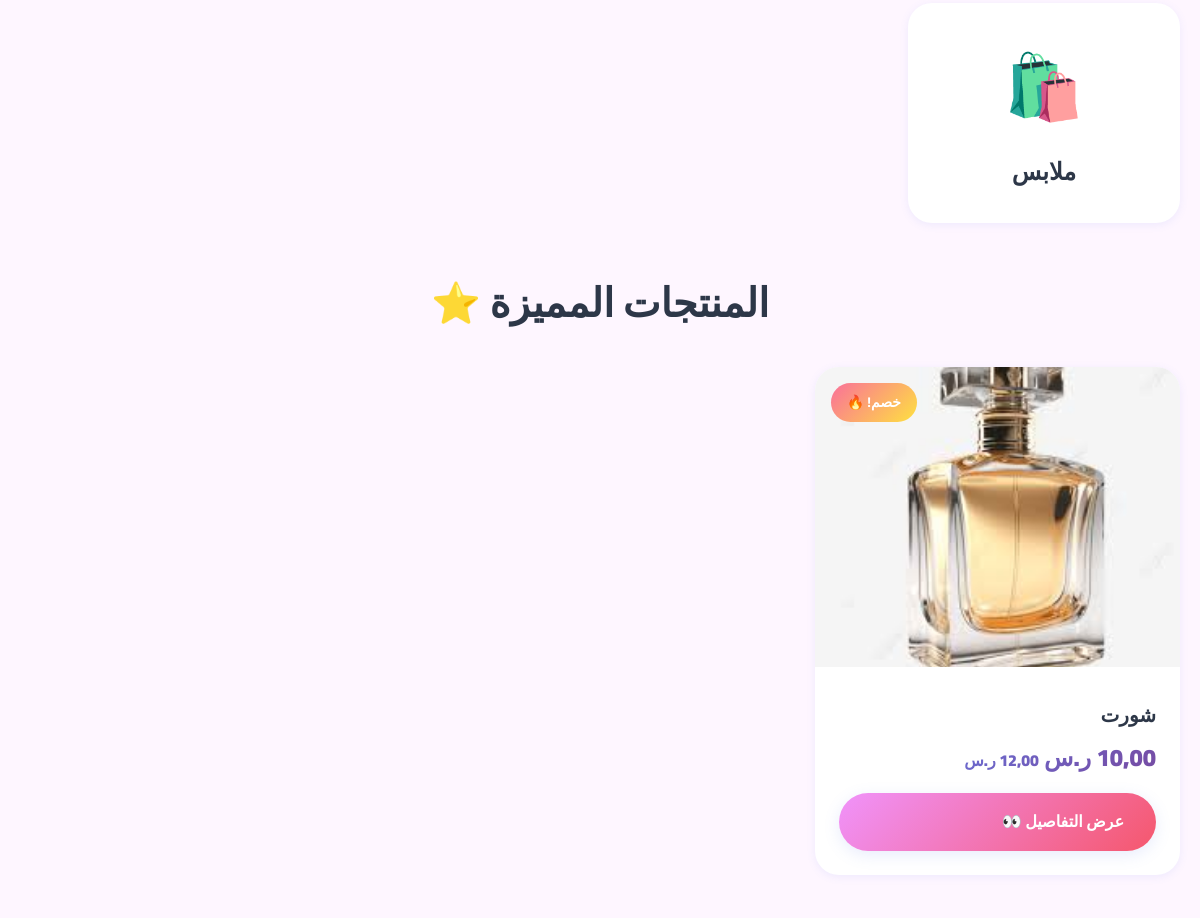
The app's page / (middle part), older data.
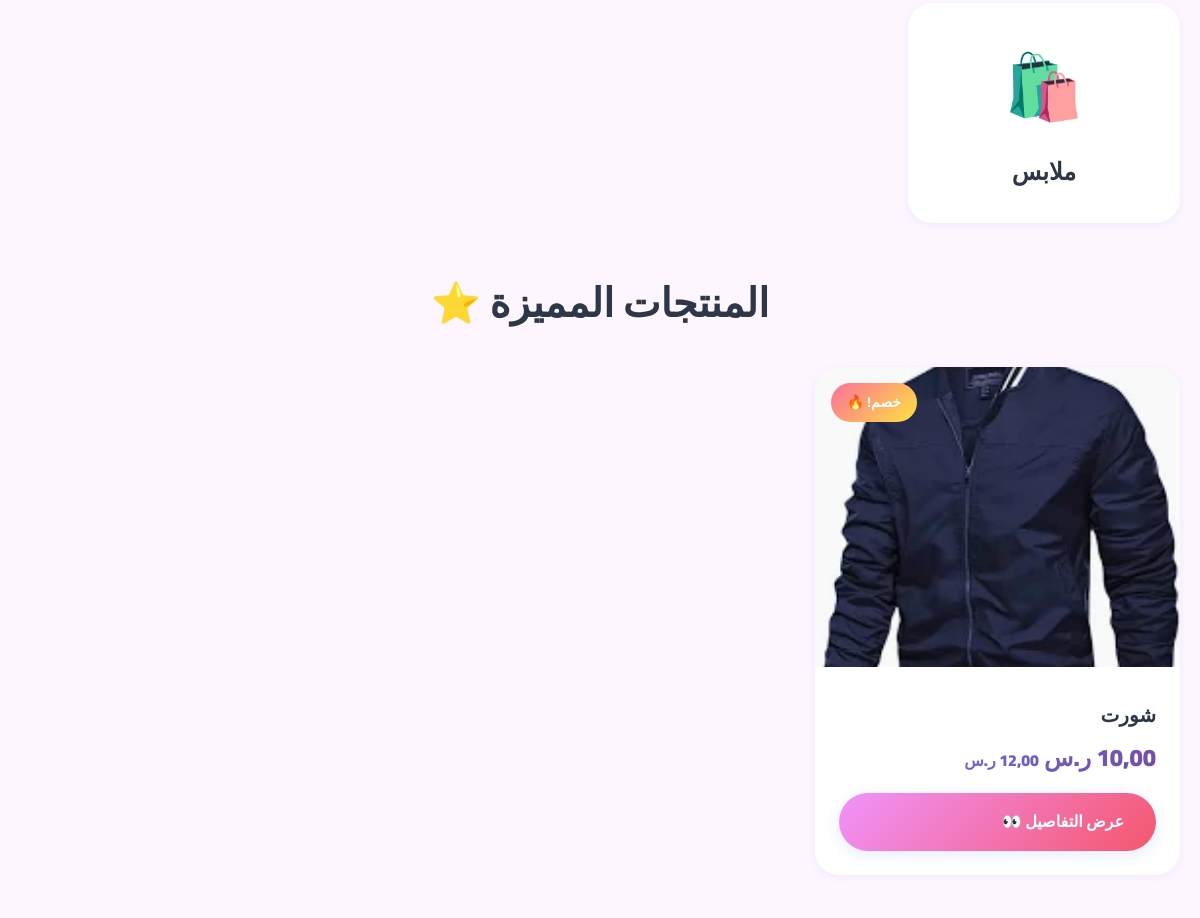
The same page, newer data.
### shop/models.py (models this page shows, shortened)
class Product(models.Model):
    SIZE_CHOICES = [
        ('XS', 'XS'),
        ('S', 'S'),
        ('M', 'M'),
        ('L', 'L'),
        ('XL', 'XL'),
        ('XXL', 'XXL'),
        ('36', '36'),
        ('37', '37'),
        ('38', '38'),
        ('39', '39'),
        ('40', '40'),
        ('41', '41'),
        ('42', '42'),
        ('43', '43'),
        ('44', '44'),
        ('45', '45'),
    ]
    category = models.ForeignKey(Category, on_delete=models.CASCADE, related_name='products', verbose_name='الفئة')
    name = models.CharField(max_length=200, verbose_name='الاسم')
    slug = models.SlugField(unique=True, verbose_name='الرابط')
    description = models.TextField(verbose_name='الوصف')
    price = models.DecimalField(max_digits=10, decimal_places=2, verbose_name='السعر')
    discount_price = models.DecimalField(max_digits=10, decimal_places=2, null=True, blank=True, verbose_name='سعر الخصم')
    image = models.ImageField(upload_to='products/', verbose_name='الصورة الرئيسية')
    stock = models.PositiveIntegerField(default=0, verbose_name='المخزون')
    available_sizes = models.CharField(max_length=200, blank=True, verbose_name='المقاسات المتاحة')
    is_active = models.BooleanField(default=True, verbose_name='نشط')
    is_featured = models.BooleanField(default=False, verbose_name='مميز')
    created_at = models.DateTimeField(auto_now_add=True)
    updated_at = models.DateTimeField(auto_now=True)
    class Meta:
        verbose_name = 'منتج'
        verbose_name_plural = 'المنتجات'
        ordering = ['-created_at']
    @property
    def get_price(self):
        return self.discount_price if self.discount_price else self.price
    @property
    def has_discount(self):
        return self.discount_price is not None and self.discount_price < self.price

### shop/views.py (the view)
# urls.py: 2. Add a URL to urlpatterns:  path('', views.home, name='home')
def home(request):
    featured_products = Product.objects.filter(is_active=True, is_featured=True)[:8]
    categories = Category.objects.all()
    context = {
        'featured_products': featured_products,
        'categories': categories,
    }
    return render(request, 'shop/home.html', context)

### templates/shop/home.html (shortened to what this page needs)
{% extends 'base.html' %}
{% block content %}
<div class="container">
    <div class="categories">
        {% for category in categories %}
        <a href="{% url 'shop:product_list' %}?category={{ category.slug }}" class="category-card">
            <span class="category-icon">{{ category.icon }}</span>
            <h3>{{ category.name }}</h3>
        </a>
        {% empty %}
        <div style="grid-column: 1/-1; text-align: center; padding: 3rem;">
            <p style="font-size: 1.5rem; color: var(--text-secondary);">لا توجد فئات حالياً 📦</p>
        </div>
        {% endfor %}
    </div>
    <h2 style="text-align: center; font-size: 2.5rem; margin-bottom: 2rem; margin-top: 3rem; font-weight: 900;">
        المنتجات المميزة ⭐
    </h2>
    <div class="products-grid">
        {% for product in featured_products %}
        <div class="product-card">
            {% if product.has_discount %}
            <span class="product-badge">خصم! 🔥</span>
            {% endif %}
            <a href="{% url 'shop:product_detail' product.slug %}">
                <img src="{{ product.image.url }}" alt="{{ product.name }}" class="product-image">
            </a>
            <div class="product-info">
                <h3 class="product-name">{{ product.name }}</h3>
                <div class="product-price">
                    {{ product.get_price }} ر.س
                    {% if product.has_discount %}
                    <span class="price-old">{{ product.price }} ر.س</span>
                    {% endif %}
                </div>
                <a href="{% url 'shop:product_detail' product.slug %}" class="btn btn-secondary" style="width: 100%;">
                    عرض التفاصيل 👀
                </a>
            </div>
        </div>
        {% endfor %}
    </div>
</div>
{% endblock %}

Row changes from the older to the newer data that the page shows:
changed Product "شورت": image: a different picture
